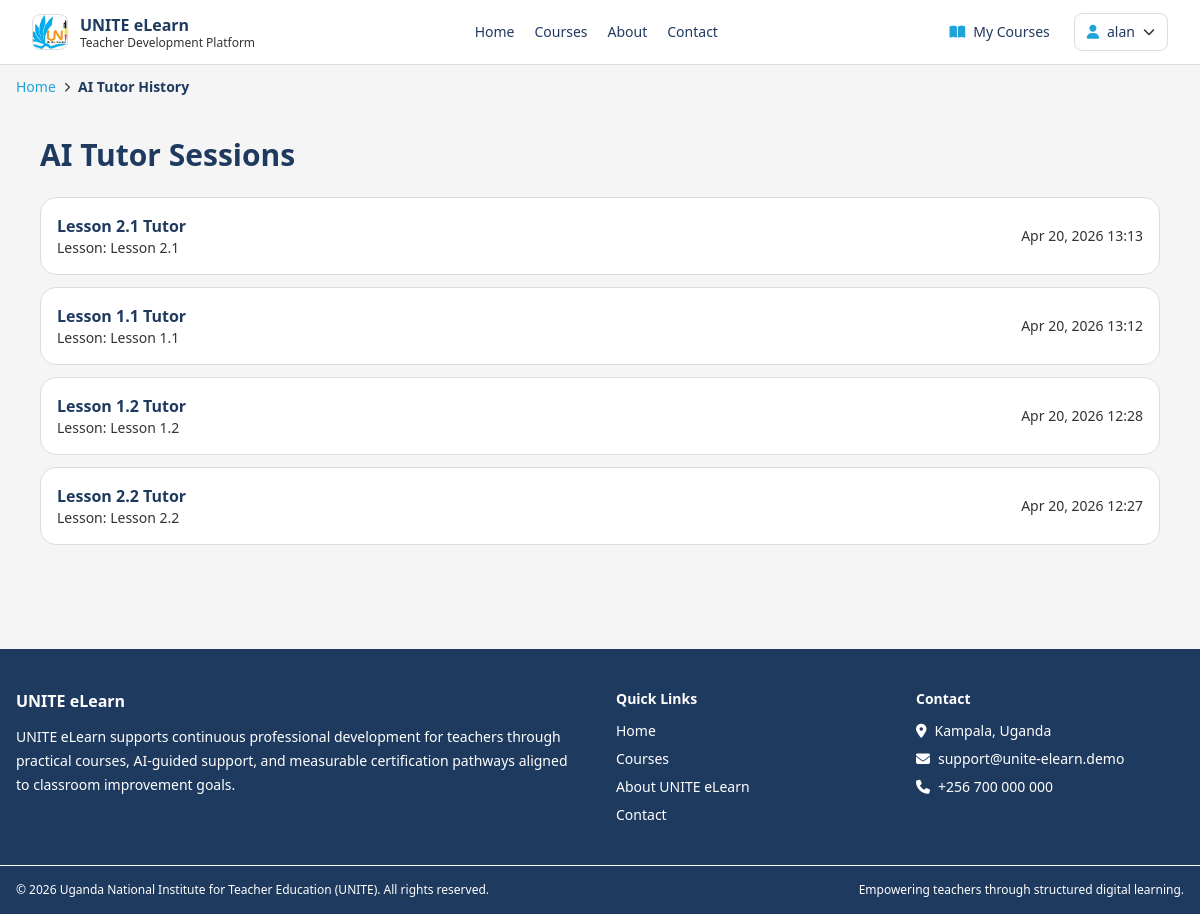
The app's page /ai/history/ (signed in) with its own data.
### ai_tutor/models.py (models this page shows, shortened)
class ChatSession(models.Model):
    user = models.ForeignKey(User, on_delete=models.CASCADE, related_name="chat_sessions")
    course = models.ForeignKey(Course, on_delete=models.SET_NULL, null=True, blank=True, related_name="chat_sessions")
    lesson = models.ForeignKey(Lesson, on_delete=models.SET_NULL, null=True, blank=True, related_name="chat_sessions")
    title = models.CharField(max_length=255, blank=True)
    created_at = models.DateTimeField(auto_now_add=True)
    updated_at = models.DateTimeField(auto_now=True)
    class Meta:
        ordering = ["-updated_at"]

### courses/models.py (models this page shows, shortened)
class Lesson(models.Model):
    TYPE_VIDEO = "video"
    TYPE_READING = "reading"
    TYPE_ASSIGNMENT = "assignment"
    TYPE_CHOICES = [
        (TYPE_VIDEO, "Video"),
        (TYPE_READING, "Reading"),
        (TYPE_ASSIGNMENT, "Assignment"),
    ]
    module = models.ForeignKey(Module, on_delete=models.CASCADE, related_name="lessons")
    title = models.CharField(max_length=255)
    order = models.PositiveIntegerField(default=1)
    lesson_type = models.CharField(max_length=20, choices=TYPE_CHOICES, default=TYPE_READING)
    duration_minutes = models.PositiveIntegerField(null=True, blank=True)
    content = models.TextField()
    summary = models.TextField(blank=True)
    ai_summary = models.TextField(blank=True)
    ai_keywords = models.TextField(blank=True)
    video_url = models.URLField(blank=True)
    downloadable_material_url = models.URLField(blank=True)
    class Meta:
        ordering = ["module", "order", "id"]

### ai_tutor/views.py (the view)
# urls.py: path("ai/history/", views.chat_history_view, name="history"),
@login_required
def chat_history_view(request):
    sessions = ChatSession.objects.filter(user=request.user).select_related("course", "lesson")
    return render(request, "ai_tutor/history.html", {"sessions": sessions})

### core/templatetags/navigation.py (called while the page is built)
def _safe_reverse(name, **kwargs):
    try:
        return reverse(name, kwargs=kwargs) if kwargs else reverse(name)
    except NoReverseMatch:
        return ""

### ai_tutor/templates/ai_tutor/history.html (shortened to what this page needs)
{% extends 'base.html' %}
{% block content %}
<div class="max-w-6xl mx-auto px-4 py-10">
    <h1 class="text-3xl font-bold mb-6 text-unite-navy-500">AI Tutor Sessions</h1>
    <div class="space-y-3">
        {% for session in sessions %}
            <a href="{% url 'ai_tutor:chat' %}?session_id={{ session.id }}" class="block bg-white border border-unite-gray-300 rounded-2xl p-4 hover:bg-unite-gray-100">
                <div class="flex justify-between items-center">
                    <div>
                        <p class="font-semibold text-unite-navy-500">{{ session.title|default:'AI Tutor Session' }}</p>
                        <p class="text-sm text-unite-text-main">
                            {% if session.lesson %}Lesson: {{ session.lesson.title }}{% elif session.course %}Course: {{ session.course.title }}{% else %}General{% endif %}
                        </p>
                    </div>
                    <p class="text-sm text-unite-text-main">{{ session.updated_at|date:"M d, Y H:i" }}</p>
                </div>
            </a>
        {% endfor %}
    </div>
</div>
{% endblock %}

### core/templates/partials/navbar.html (shortened to what this page needs)
{% load static %}
<nav class="bg-white border-b border-unite-gray-300 sticky top-0 z-40 no-print">
    <div class="max-w-7xl mx-auto px-4 sm:px-6 lg:px-8">
        <div class="flex justify-between h-16 items-center gap-5">
            <a href="{% url 'core:home' %}" class="flex items-center gap-3 min-w-fit">
                <img src="{% static 'UNITE_Logo.png' %}" alt="UNITE logo" class="h-9 w-9 rounded-lg object-cover border border-unite-gray-300">
                <div>
                    <p class="font-bold text-unite-navy-500 leading-tight">UNITE eLearn</p>
                    <p class="text-xs text-unite-text-main leading-tight">Teacher Development Platform</p>
                </div>
            </a>
            <div class="hidden md:flex items-center gap-5 text-sm">
                <a class="hover:text-unite-blue-500 transition-colors" href="{% url 'core:home' %}">Home</a>
                <a class="hover:text-unite-blue-500 transition-colors" href="{% url 'courses:list' %}">Courses</a>
                <a class="hover:text-unite-blue-500 transition-colors" href="{% url 'core:about' %}">About</a>
                <a class="hover:text-unite-blue-500 transition-colors" href="{% url 'core:about' %}#contact">Contact</a>
            </div>
            <div class="flex items-center gap-2 sm:gap-3 text-sm">
                {% if request.user.is_authenticated %}
                    <a class="hidden sm:inline-flex items-center gap-2 px-3 py-2 rounded-lg hover:bg-unite-gray-100 transition-colors" href="{% url 'courses:my-courses' %}">
                        <i class="fa-solid fa-book-open text-unite-blue-500"></i> My Courses
                    </a>
                    <details class="relative">
                        <summary class="list-none cursor-pointer px-3 py-2 rounded-lg border border-unite-gray-300 bg-white hover:bg-unite-gray-100 flex items-center gap-2">
                            <i class="fa-solid fa-user text-unite-blue-500"></i>
                            <span class="hidden sm:inline">{{ request.user.username }}</span>
                            <i class="fa-solid fa-chevron-down text-xs text-unite-text-main"></i>
                        </summary>
                    </details>
                {% else %}
                    <a class="px-3 py-2 rounded-lg hover:bg-unite-gray-100" href="{% url 'accounts:login' %}">Login</a>
                    <a class="px-4 py-2 rounded-lg bg-unite-orange-500 hover:bg-unite-orange-600 text-white transition-colors" href="{% url 'accounts:register' %}">Register</a>
                {% endif %}
            </div>
        </div>
    </div>
</nav>

### core/templates/base.html (style rules this page uses)
body { font-family: "Segoe UI", Tahoma, Geneva, Verdana, sans-serif; }

### records on screen
ChatSession: title "Lesson 2.1 Tutor", lesson "Lesson 2.1", updated_at "Apr 20, 2026 13:13"
ChatSession: title "Lesson 1.1 Tutor", lesson "Lesson 1.1", updated_at "Apr 20, 2026 13:12"
ChatSession: title "Lesson 1.2 Tutor", lesson "Lesson 1.2", updated_at "Apr 20, 2026 12:28"
ChatSession: title "Lesson 2.2 Tutor", lesson "Lesson 2.2", updated_at "Apr 20, 2026 12:27"

### other values on screen
{{ request.user.username }} "alan"
{{ crumb.label }} "Home"
{{ crumb.label }} "AI Tutor History"
